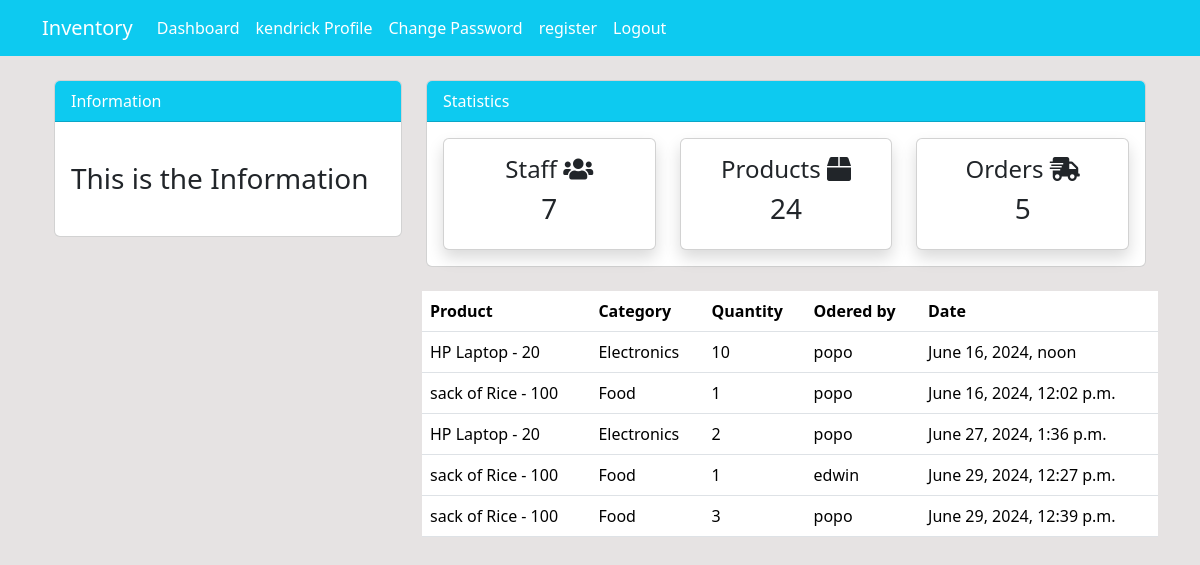
/order/ (signed in), run on the app's committed database.
### dashboard/models.py (models this page shows, shortened)
class Order(models.Model):
    product = models.ForeignKey(Product, on_delete=models.CASCADE, null=True)
    staff = models.ForeignKey(User, on_delete=models.CASCADE, null=True)
    order_quantity = models.PositiveIntegerField(null=True)
    date = models.DateTimeField(auto_now_add=True)
    class Meta:
        verbose_name_plural = 'Order'

class Product(models.Model):
    name = models.CharField(max_length=100, null=True)
    quantity = models.PositiveIntegerField(null=True)
    category = models.CharField(max_length=50, choices=CATEGORY, null=True)
    class Meta:
        verbose_name_plural = 'Product'
    def __str__(self):
        return f'{self.name} - {self.quantity}'

### dashboard/views.py (the view)
# urls.py: path('order/', views.order, name='order'),
@login_required(login_url='user-login')
def order(request):
    orders = Order.objects.all()
    orders_count = orders.count()
    workers_count = User.objects.all().count()
    product_count = Product.objects.all().count()
    context = {
        'orders': orders,
        'workers_count': workers_count,
        'orders_count': orders_count,
        'product_count': product_count,
    }
    return render(request, 'dashboard/order.html', context)

### templates/dashboard/order.html (shortened to what this page needs)
{% extends "components/base.html" %}
{% block content %}
{% include 'components/topside.html' %}
<div class="row my-4">
    <div class="col-md-4"></div>
    <div class="col-md-8">
        <table class="table bg-white">
            <thead class="bg-info text-white">
                <tr>
                    <th scope="col">Product</th>
                    <th scope="col">Category</th>
                    <th scope="col">Quantity</th>
                    <th scope="col">Odered by</th>
                    <th scope="col">Date</th>
                </tr>
            </thead>
            <tbody>
                {% for order in orders %}
                <tr>
                    <td>{{ order.product }}</td>
                    <td>{{ order.product.category }}</td>
                    <td>{{ order.order_quantity }}</td>
                    <td>{{ order.staff }}</td>
                    <td>{{ order.date }}</td>
                </tr>
                {% endfor %}
            </tbody>
        </table>
    </div>
</div>
{% endblock %}

### templates/components/nav.html (shortened to what this page needs)
<nav class="navbar navbar-expand-lg navbar-info bg-info">
    <div class="container">
        <a class="navbar-brand text-white" href="{% url 'index' %}">Inventory</a>
        <div class="collapse navbar-collapse" id="navbarSupportedContent">
            <ul class="navbar-nav mr-auto">
                <li class="nav-item active">
                    <a class="nav-link text-white" href="{% url 'index' %}">Dashboard </a>
                </li>
            </ul>
            <ul class="navbar-nav ml-auto">
                {% if user.is_authenticated %}
                <li class="nav-item active">
                    <a class="nav-link text-white" href="{% url 'user-profile' %}">{{ user.username }} Profile </a>
                </li>
                <li class="nav-item active">
                    <a class="nav-link text-white" href="{% url 'change_password' %}"> Change Password </a>
                </li>
                {% endif %}
                <li class="nav-item">
                    <a class="nav-link text-white" href="{% url 'user-register' %}">register</a>
                </li>
                <li class="nav-item">
                    <a class="nav-link text-white" href="{% url 'user-logout' %}">Logout</a>
                </li>
            </ul>
        </div>
    </div>
</nav>

### static/style.css (style rules this page uses)
body { background: rgb(230, 227, 227); }

### data on the page
Order: product "HP Laptop - 20", product.category "Electronics", order_quantity "10", staff "popo", date "June 16, 2024, noon"
Order: product "sack of Rice - 100", product.category "Food", order_quantity "1", staff "popo", date "June 16, 2024, 12:02 p.m."
Order: product "HP Laptop - 20", product.category "Electronics", order_quantity "2", staff "popo", date "June 27, 2024, 1:36 p.m."
Order: product "sack of Rice - 100", product.category "Food", order_quantity "1", staff "edwin", date "June 29, 2024, 12:27 p.m."
Order: product "sack of Rice - 100", product.category "Food", order_quantity "3", staff "popo", date "June 29, 2024, 12:39 p.m."

### other printed values
{{ user.username }} "kendrick"
{{ workers_count }} "7"
{{ product_count }} "24"
{{ orders_count }} "5"
